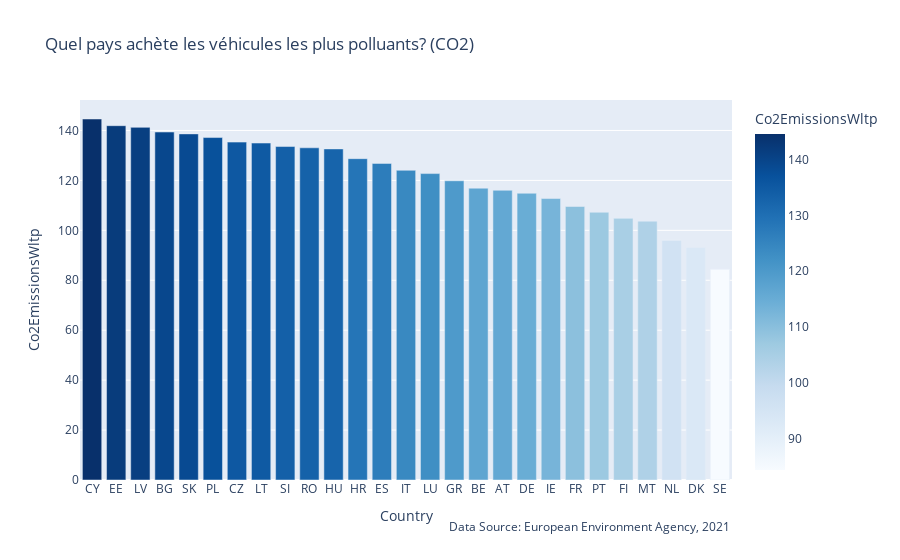
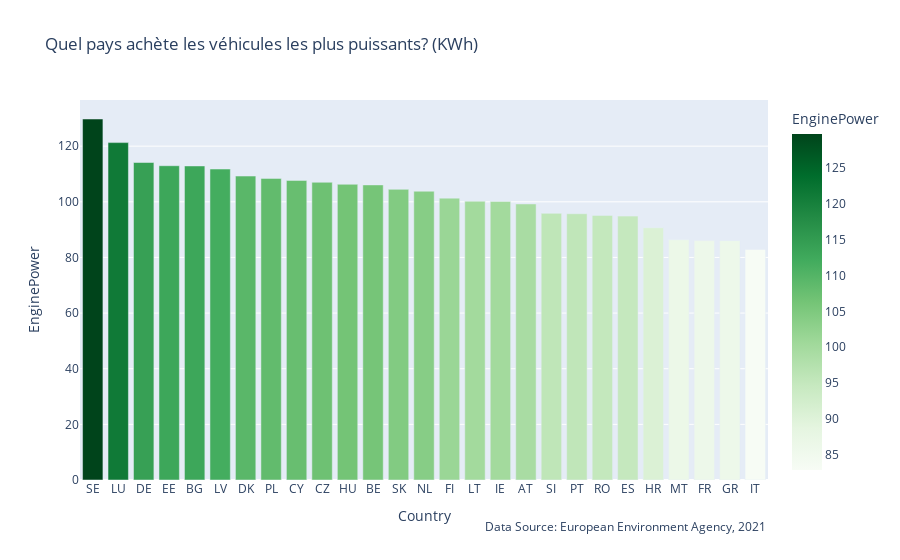
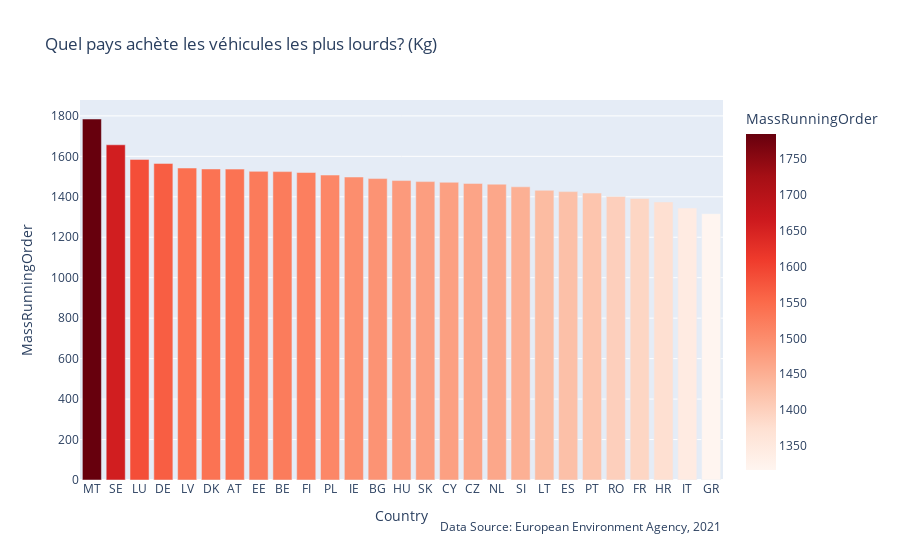

Source (notebook cell) for these figures, in order:
### Code cell
countries = CountryDataAggregator(df)
countries.display_sorted(n=5, by='ElectricRange', 
                         title="Top 5 des pays par capacité de propulsion électrique (moyenne kms)")
countries.countrywise_viz(save=True, format='png')

### Figure 1 — Plotly figure (JSON) as saved in the notebook; plotly's stock layout.template omitted (floating-point values rounded to 4 significant figures)
{"data": [{"alignmentgroup": "True", "hovertemplate": "Country=%{x}<br>Co2EmissionsWltp=%{marker.color}<extra></extra>", "legendgroup": "", "marker": {"color": [144.6, 141.9, 141.2, 139.4, 138.6, 137.2, 135.3, 135.0, 133.6, 133.1, 132.6, 128.7, 126.8, 124.0, 122.7, 119.9, 116.9, 116.0, 114.9, 112.7, 109.5, 107.2, 104.8, 103.7, 95.95, 93.11, 84.37], "coloraxis": "coloraxis", "pattern": {"shape": ""}}, "name": "", "offsetgroup": "", "orientation": "v", "showlegend": false, "textposition": "auto", "type": "bar", "x": ["CY", "EE", "LV", "BG", "SK", "PL", "CZ", "LT", "SI", "RO", "HU", "HR", "ES", "IT", "LU", "GR", "BE", "AT", "DE", "IE", "FR", "PT", "FI", "MT", "NL", "DK", "SE"], "xaxis": "x", "y": [144.6, 141.9, 141.2, 139.4, 138.6, 137.2, 135.3, 135.0, 133.6, 133.1, 132.6, 128.7, 126.8, 124.0, 122.7, 119.9, 116.9, 116.0, 114.9, 112.7, 109.5, 107.2, 104.8, 103.7, 95.95, 93.11, 84.37], "yaxis": "y"}], "layout": {"annotations": [{"showarrow": false, "text": "Data Source: European Environment Agency, 2021", "x": 1, "xanchor": "right", "xref": "paper", "y": -0.15, "yanchor": "auto", "yref": "paper"}], "barmode": "relative", "coloraxis": {"colorbar": {"title": {"text": "Co2EmissionsWltp"}}, "colorscale": [[0, "rgb(247,251,255)"], [0.125, "rgb(222,235,247)"], [0.25, "rgb(198,219,239)"], [0.375, "rgb(158,202,225)"], [0.5, "rgb(107,174,214)"], [0.625, "rgb(66,146,198)"], [0.75, "rgb(33,113,181)"], [0.875, "rgb(8,81,156)"], [1, "rgb(8,48,107)"]]}, "legend": {"tracegroupgap": 0}, "title": {"text": "Quel pays achète les véhicules les plus polluants? (CO2)"}, "xaxis": {"anchor": "y", "domain": [0, 1], "title": {"text": "Country"}}, "yaxis": {"anchor": "x", "domain": [0, 1], "title": {"text": "Co2EmissionsWltp"}}}}

### Figure 2 — Plotly figure (JSON) as saved in the notebook; plotly's stock layout.template omitted (floating-point values rounded to 4 significant figures)
{"data": [{"alignmentgroup": "True", "hovertemplate": "Country=%{x}<br>EnginePower=%{marker.color}<extra></extra>", "legendgroup": "", "marker": {"color": [129.8, 121.3, 114.1, 113.0, 112.9, 111.8, 109.3, 108.4, 107.7, 107.0, 106.3, 106.1, 104.5, 103.8, 101.3, 100.2, 100.1, 99.22, 95.86, 95.7, 95.11, 94.86, 90.67, 86.37, 86.05, 86.03, 82.85], "coloraxis": "coloraxis", "pattern": {"shape": ""}}, "name": "", "offsetgroup": "", "orientation": "v", "showlegend": false, "textposition": "auto", "type": "bar", "x": ["SE", "LU", "DE", "EE", "BG", "LV", "DK", "PL", "CY", "CZ", "HU", "BE", "SK", "NL", "FI", "LT", "IE", "AT", "SI", "PT", "RO", "ES", "HR", "MT", "FR", "GR", "IT"], "xaxis": "x", "y": [129.8, 121.3, 114.1, 113.0, 112.9, 111.8, 109.3, 108.4, 107.7, 107.0, 106.3, 106.1, 104.5, 103.8, 101.3, 100.2, 100.1, 99.22, 95.86, 95.7, 95.11, 94.86, 90.67, 86.37, 86.05, 86.03, 82.85], "yaxis": "y"}], "layout": {"annotations": [{"showarrow": false, "text": "Data Source: European Environment Agency, 2021", "x": 1, "xanchor": "right", "xref": "paper", "y": -0.15, "yanchor": "auto", "yref": "paper"}], "barmode": "relative", "coloraxis": {"colorbar": {"title": {"text": "EnginePower"}}, "colorscale": [[0, "rgb(247,252,245)"], [0.125, "rgb(229,245,224)"], [0.25, "rgb(199,233,192)"], [0.375, "rgb(161,217,155)"], [0.5, "rgb(116,196,118)"], [0.625, "rgb(65,171,93)"], [0.75, "rgb(35,139,69)"], [0.875, "rgb(0,109,44)"], [1, "rgb(0,68,27)"]]}, "legend": {"tracegroupgap": 0}, "title": {"text": "Quel pays achète les véhicules les plus puissants? (KWh)"}, "xaxis": {"anchor": "y", "domain": [0, 1], "title": {"text": "Country"}}, "yaxis": {"anchor": "x", "domain": [0, 1], "title": {"text": "EnginePower"}}}}

### Figure 3 — Plotly figure (JSON) as saved in the notebook; plotly's stock layout.template omitted (floating-point values rounded to 4 significant figures)
{"data": [{"alignmentgroup": "True", "hovertemplate": "Country=%{x}<br>MassRunningOrder=%{marker.color}<extra></extra>", "legendgroup": "", "marker": {"color": [1785.0, 1657.0, 1585.0, 1565.0, 1542.0, 1538.0, 1537.0, 1526.0, 1525.0, 1520.0, 1508.0, 1498.0, 1490.0, 1480.0, 1475.0, 1472.0, 1466.0, 1463.0, 1449.0, 1432.0, 1426.0, 1418.0, 1402.0, 1392.0, 1375.0, 1345.0, 1317.0], "coloraxis": "coloraxis", "pattern": {"shape": ""}}, "name": "", "offsetgroup": "", "orientation": "v", "showlegend": false, "textposition": "auto", "type": "bar", "x": ["MT", "SE", "LU", "DE", "LV", "DK", "AT", "EE", "BE", "FI", "PL", "IE", "BG", "HU", "SK", "CY", "CZ", "NL", "SI", "LT", "ES", "PT", "RO", "FR", "HR", "IT", "GR"], "xaxis": "x", "y": [1785.0, 1657.0, 1585.0, 1565.0, 1542.0, 1538.0, 1537.0, 1526.0, 1525.0, 1520.0, 1508.0, 1498.0, 1490.0, 1480.0, 1475.0, 1472.0, 1466.0, 1463.0, 1449.0, 1432.0, 1426.0, 1418.0, 1402.0, 1392.0, 1375.0, 1345.0, 1317.0], "yaxis": "y"}], "layout": {"annotations": [{"showarrow": false, "text": "Data Source: European Environment Agency, 2021", "x": 1, "xanchor": "right", "xref": "paper", "y": -0.15, "yanchor": "auto", "yref": "paper"}], "barmode": "relative", "coloraxis": {"colorbar": {"title": {"text": "MassRunningOrder"}}, "colorscale": [[0, "rgb(255,245,240)"], [0.125, "rgb(254,224,210)"], [0.25, "rgb(252,187,161)"], [0.375, "rgb(252,146,114)"], [0.5, "rgb(251,106,74)"], [0.625, "rgb(239,59,44)"], [0.75, "rgb(203,24,29)"], [0.875, "rgb(165,15,21)"], [1, "rgb(103,0,13)"]]}, "legend": {"tracegroupgap": 0}, "title": {"text": "Quel pays achète les véhicules les plus lourds? (Kg)"}, "xaxis": {"anchor": "y", "domain": [0, 1], "title": {"text": "Country"}}, "yaxis": {"anchor": "x", "domain": [0, 1], "title": {"text": "MassRunningOrder"}}}}
